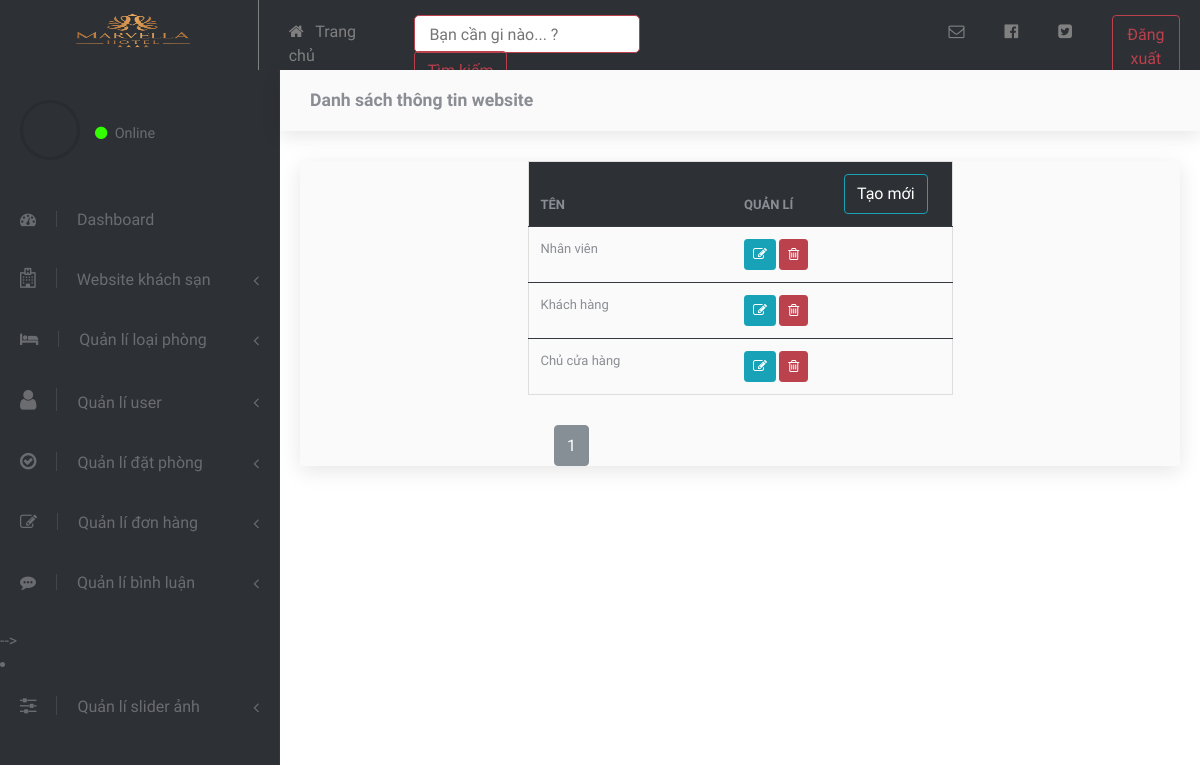
/admin/chuc_vu/list.php, run on an earlier commit of the app's database.
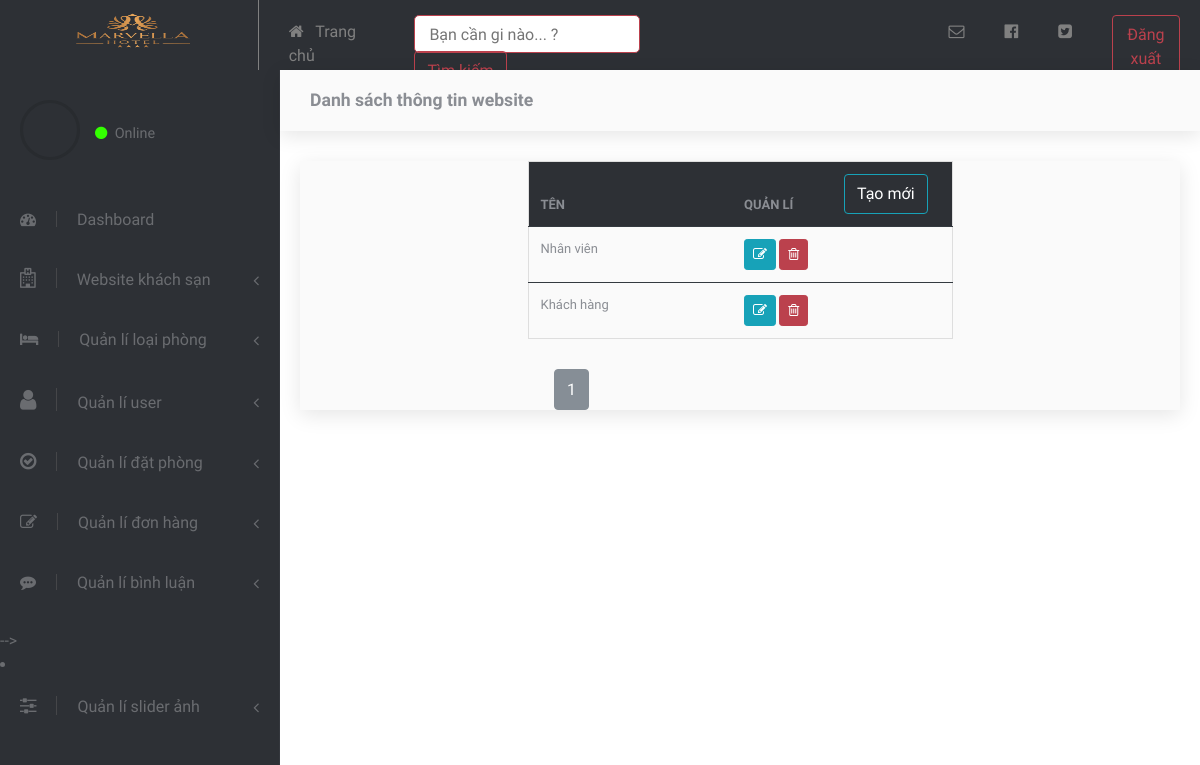
And on a later commit of the database.
### tables this page shows
CREATE TABLE `vai_tro` (
  `id` int(11) NOT NULL,
  `ten_vai_tro` varchar(255) NOT NULL
);

### dao/pdo.php (called while the page is built, shortened)
<?php
    function connect(){
        $host = "localhost" ;
        $dbname = "duanmot" ;
        $dbusername = "root" ;
        $dbpass = "" ;
        return new PDO("mysql:host=$host;dbname=$dbname;charset=utf8", $dbusername,$dbpass) ;
    }
      function select_all($sql){
        $connect = connect();
        $stml = $connect->prepare($sql);
        $stml->execute();
        return $select_all = $stml->fetchAll();
    }
?>

### admin/chuc_vu/list.php (the view, shortened to what this page needs)
<?php
    require_once "../layout/layout.php" ;
    require_once APP_PATH."/dao/pdo.php" ;
    if (!isset($_GET['product'])) {
        $product = 1;
    } else {
        $product = $_GET['product'];
        if (!is_numeric($product) || $product <= 0) {
            header("Location:" . BASE_URL);
        }
    }
    $data = 6;
    $sql = "SELECT count(*) FROM `vai_tro`";
    $conn = connect();
    $result = $conn->prepare($sql);
    $result->execute();
    $number = $result->fetchColumn();
    $page = ceil($number / $data);
    $tin = ($product - 1) * $data;
    $sql = "select * from vai_tro LIMIT $tin , $data" ;
    $tt = select_all($sql) ;
?>
<div class="page-header" style=" background-color: #FAFAFA;box-shadow: 0px 5px 20px 0px rgba(0, 0, 0, 0.1);">
    <div class="container-fluid">
        <h2 class="h5 no-margin-bottom">Danh sách thông tin website</h2>
    </div>
</div>
<div class="conten"
    style="margin: 30px 20px 30px 20px;box-shadow: 0px 5px 20px 0px rgba(0, 0, 0, 0.1); background-color: #FAFAFA;">
    <div class="row d-flex justify-content-center align-items-center">
        <div class="col-md-6">
            <table class="table table-hover" style="font-size: 13px; border: 1px solid #dedede;">
                <thead style="background-color: #2D3035;">
                    <th>TÊN</th>
                    <th width="100">QUẢN LÍ</th>
                    <th width="120">
                        <a href="<?= BASE_URL?>admin/chuc_vu/them.php" class="btn btn-info"
                            style="background-color: #2D3035;">
                            Tạo mới
                        </a>
                    </th>
                </thead>
                <tbody>
                    <?php foreach ($tt as $key) { ?>
                    <tr>
                        <td><?php echo $key['ten_vai_tro']?></td>
                        <td>
                            <a href="<?php echo BASE_URL?>admin/chuc_vu/sua.php?id=<?= $key['id'] ?>"
                                class="btn btn-info btn-sm">
                                <i class="fa fa-pencil-square-o" aria-hidden="true"></i>
                            </a>
                            <a onclick="return confirm('Bạn có chắc chắn muốn xóa loại hàng này không ?')"
                                href="<?php echo BASE_URL?>admin/chuc_vu/xoa.php?id=<?= $key['id'] ?>"
                                class="btn btn-danger btn-sm">
                                <i class="fa fa-trash-o" aria-hidden="true"></i>
                            </a>
                        </td>
                        <td></td>
                    </tr>
                    <?php } ?>
                </tbody>
            </table>
        </div>
    </div>
    <div class="row" style="margin-top: 30px;margin-left: 250px;">
    <?php
             for ($t = 1; $t <= $page; $t++) { ?>
            &nbsp;<a name="" id="" class="btn btn-secondary" href="<?php echo BASE_URL ?>admin/chuc_vu/list.php?product=<?= $t ?>" role="button">
                <?= $t ?></a>
            <?php
                }
                ?>
    </div>
</div>

What changed in the data, as far as the page shows it:
removed vai_tro: ten_vai_tro "Chủ cửa hàng"
